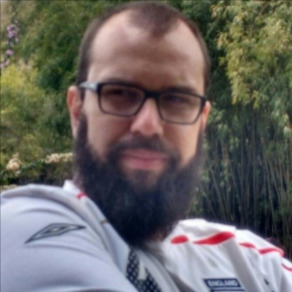
//> input picture Cartoon Image/me.jpg, 292 x 292 px, given in place of the camera
$ ./project_2   (built with g++ and OpenCV 4)
//> lines starting //> are read from the running program, lines starting //| are printed output that depends on the picture; after the words box and inside, x2 and y2 are one past the last pixel; in counts of white or black regions, pixels touching at a corner belong together
#include <opencv2/imgproc.hpp>
#include <opencv2/highgui.hpp>
#include <opencv2/imgproc.hpp>
#include <iostream>

using namespace cv;
using namespace std;

int main() {

	VideoCapture cap(0);
	Mat img;

	while (true) {
		cap.read(img);
//> img is the input picture: 292 rows x 292 cols, CV_8UC3; mean B, G, R 100.2, 102.9, 106.7
		Mat imgGray, imgBlur, imgCanny, imgDia, imgErode;

		cvtColor(img, imgGray, COLOR_BGR2RGB);
		//Filter
		GaussianBlur(img, imgBlur, Size(7, 7), 5, 0);
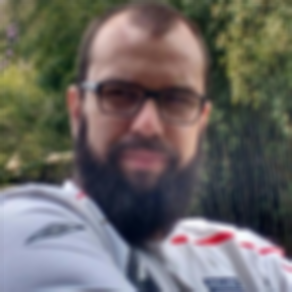
//> imgBlur: 292 rows x 292 cols, CV_8UC3; mean B, G, R 100.3, 103, 106.8
		// Edge detect
		Canny(imgBlur, imgCanny, 1, 240);
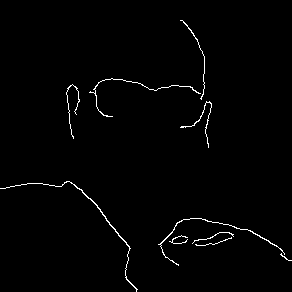
//> imgCanny: 292 rows x 292 cols, CV_8UC1; 1.3% white in thin lines or dots

		//Morphologic Maths
		Mat kernel = getStructuringElement(MORPH_RECT, Size(5, 5));
		Mat kernel_2 = getStructuringElement(MORPH_RECT, Size(3, 3));
		dilate(imgCanny, imgDia, kernel);
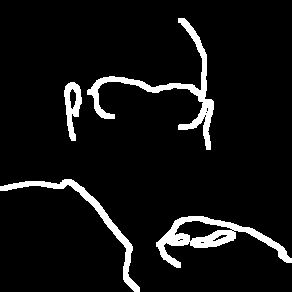
//> imgDia: 292 rows x 292 cols, CV_8UC1; 7% white; 4 white regions, box (x1, y1, x2, y2) and area: (87, 18, 214, 150) 2086, (156, 216, 292, 268) 1946, (0, 179, 140, 292) 1343, (64, 82, 82, 141) 558
		erode(imgCanny, imgErode, kernel_2);
//> imgErode: 292 rows x 292 cols, CV_8UC1; every value is 0


		imshow("Image", img);
		imshow("Image Gray", imgGray);
		imshow("Image Blur", imgBlur);
		imshow("Image Canny", imgCanny);
		imshow("Image Dilate", imgDia);
		imshow("Image Erode", imgErode);
		waitKey(1);
	}
}

$ run again, on Cartoon Image/por_sol.png
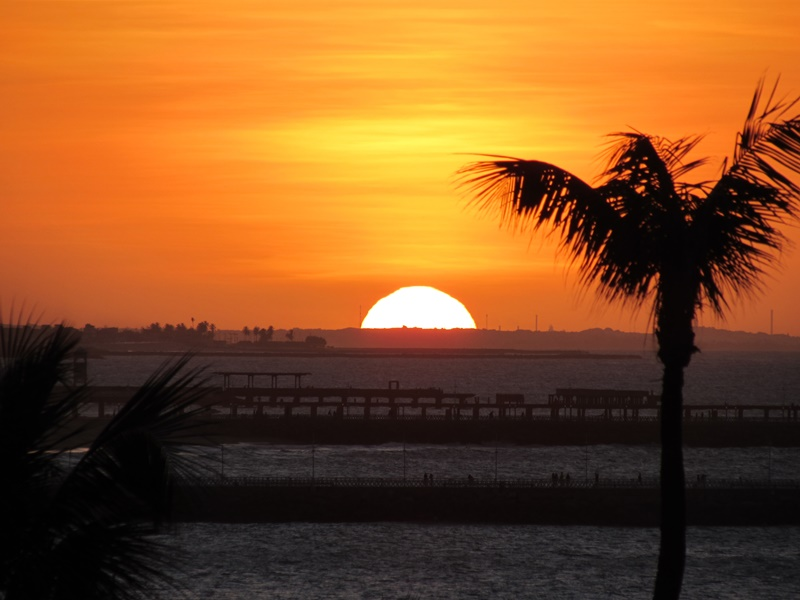
//> input picture Cartoon Image/por_sol.png, 800 x 600 px, given in place of the camera
//> img is the input picture: 600 rows x 800 cols, CV_8UC3; mean B, G, R 35.5, 82.3, 136.1
//> `Canny(imgBlur, imgCanny, 1, 240);`:
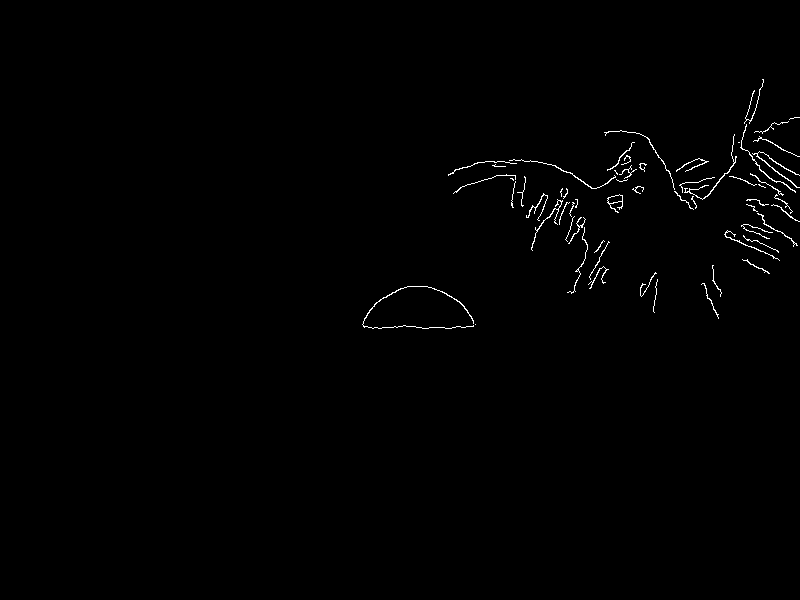
//> imgCanny: 600 rows x 800 cols, CV_8UC1; 0.66% white in thin lines or dots, all inside (x1, y1, x2, y2) = (362, 79, 800, 329)
//> `dilate(imgCanny, imgDia, kernel);`:
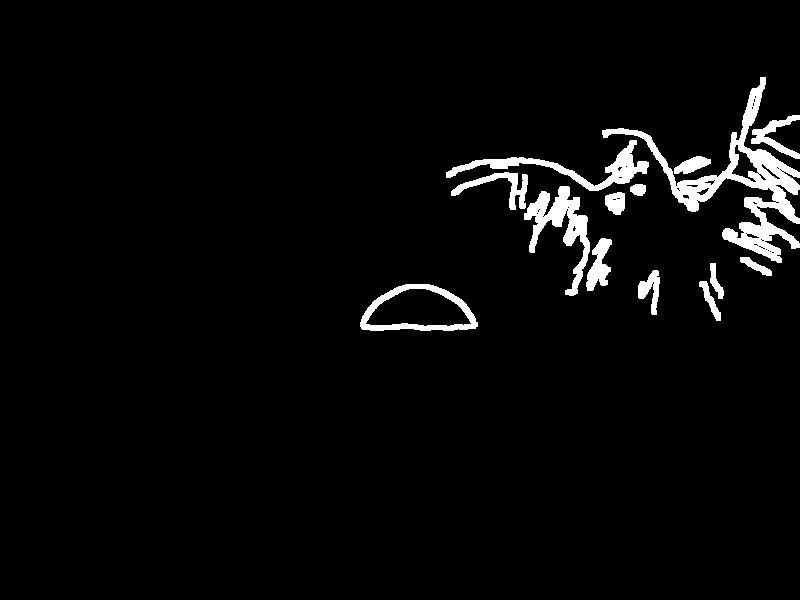
//> imgDia: 600 rows x 800 cols, CV_8UC1; 3.6% white; 14 white regions, largest, box (x1, y1, x2, y2) and area: (602, 77, 800, 263) 6606, (524, 186, 590, 296) 2406, (446, 140, 649, 191) 2096
//> imgErode: 600 rows x 800 cols, CV_8UC1; every value is 0
